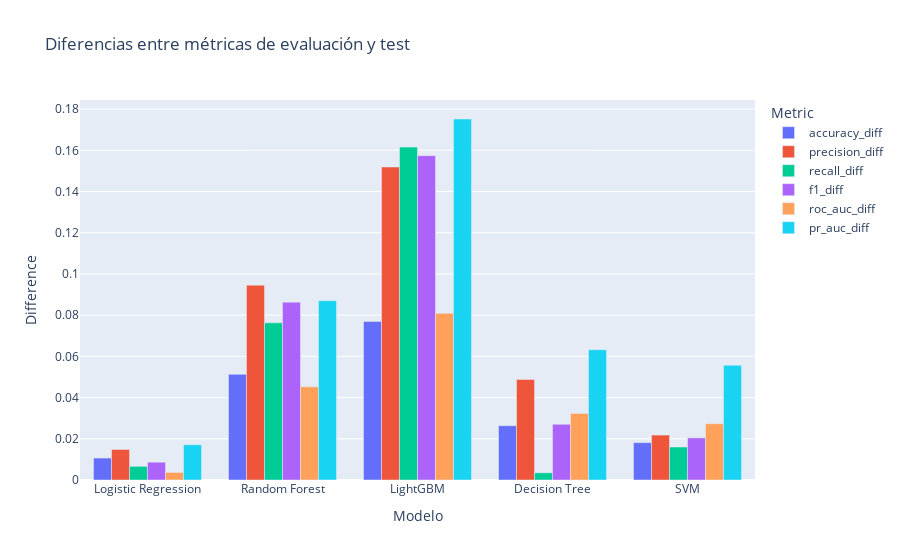
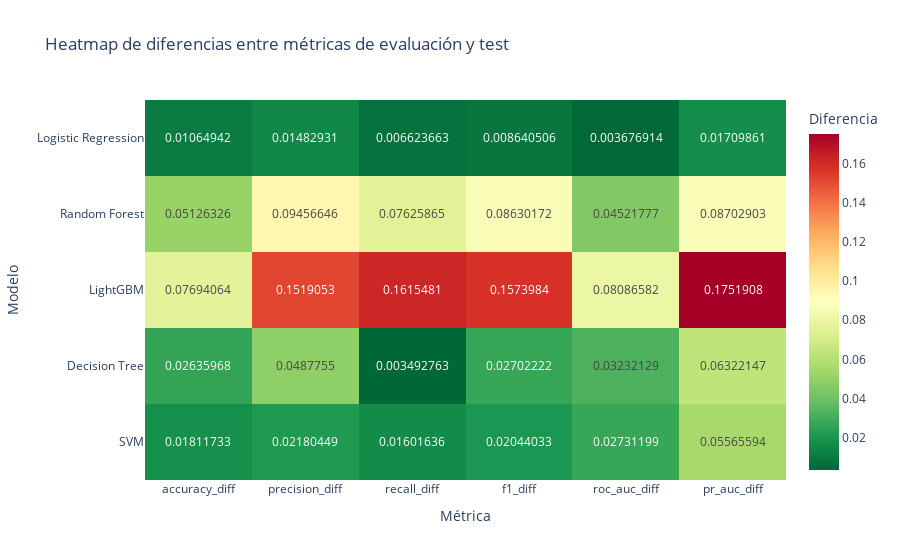

Notebook source saved alongside these figures, in order:
### Code cell
plot_metric_differences(validacion,test)

### Figure 1 — Plotly figure (JSON) as saved in the notebook; plotly's stock layout.template omitted (floating-point values rounded to 4 significant figures)
{"data": [{"alignmentgroup": "True", "hovertemplate": "Metric=accuracy_diff<br>Modelo=%{x}<br>Difference=%{y}<extra></extra>", "legendgroup": "accuracy_diff", "marker": {"color": "#636efa", "pattern": {"shape": ""}}, "name": "accuracy_diff", "offsetgroup": "accuracy_diff", "orientation": "v", "showlegend": true, "textposition": "auto", "type": "bar", "x": ["Logistic Regression", "Random Forest", "LightGBM", "Decision Tree", "SVM"], "xaxis": "x", "y": [0.01065, 0.05126, 0.07694, 0.02636, 0.01812], "yaxis": "y"}, {"alignmentgroup": "True", "hovertemplate": "Metric=precision_diff<br>Modelo=%{x}<br>Difference=%{y}<extra></extra>", "legendgroup": "precision_diff", "marker": {"color": "#EF553B", "pattern": {"shape": ""}}, "name": "precision_diff", "offsetgroup": "precision_diff", "orientation": "v", "showlegend": true, "textposition": "auto", "type": "bar", "x": ["Logistic Regression", "Random Forest", "LightGBM", "Decision Tree", "SVM"], "xaxis": "x", "y": [0.01483, 0.09457, 0.1519, 0.04878, 0.0218], "yaxis": "y"}, {"alignmentgroup": "True", "hovertemplate": "Metric=recall_diff<br>Modelo=%{x}<br>Difference=%{y}<extra></extra>", "legendgroup": "recall_diff", "marker": {"color": "#00cc96", "pattern": {"shape": ""}}, "name": "recall_diff", "offsetgroup": "recall_diff", "orientation": "v", "showlegend": true, "textposition": "auto", "type": "bar", "x": ["Logistic Regression", "Random Forest", "LightGBM", "Decision Tree", "SVM"], "xaxis": "x", "y": [0.006624, 0.07626, 0.1615, 0.003493, 0.01602], "yaxis": "y"}, {"alignmentgroup": "True", "hovertemplate": "Metric=f1_diff<br>Modelo=%{x}<br>Difference=%{y}<extra></extra>", "legendgroup": "f1_diff", "marker": {"color": "#ab63fa", "pattern": {"shape": ""}}, "name": "f1_diff", "offsetgroup": "f1_diff", "orientation": "v", "showlegend": true, "textposition": "auto", "type": "bar", "x": ["Logistic Regression", "Random Forest", "LightGBM", "Decision Tree", "SVM"], "xaxis": "x", "y": [0.008641, 0.0863, 0.1574, 0.02702, 0.02044], "yaxis": "y"}, {"alignmentgroup": "True", "hovertemplate": "Metric=roc_auc_diff<br>Modelo=%{x}<br>Difference=%{y}<extra></extra>", "legendgroup": "roc_auc_diff", "marker": {"color": "#FFA15A", "pattern": {"shape": ""}}, "name": "roc_auc_diff", "offsetgroup": "roc_auc_diff", "orientation": "v", "showlegend": true, "textposition": "auto", "type": "bar", "x": ["Logistic Regression", "Random Forest", "LightGBM", "Decision Tree", "SVM"], "xaxis": "x", "y": [0.003677, 0.04522, 0.08087, 0.03232, 0.02731], "yaxis": "y"}, {"alignmentgroup": "True", "hovertemplate": "Metric=pr_auc_diff<br>Modelo=%{x}<br>Difference=%{y}<extra></extra>", "legendgroup": "pr_auc_diff", "marker": {"color": "#19d3f3", "pattern": {"shape": ""}}, "name": "pr_auc_diff", "offsetgroup": "pr_auc_diff", "orientation": "v", "showlegend": true, "textposition": "auto", "type": "bar", "x": ["Logistic Regression", "Random Forest", "LightGBM", "Decision Tree", "SVM"], "xaxis": "x", "y": [0.0171, 0.08703, 0.1752, 0.06322, 0.05566], "yaxis": "y"}], "layout": {"barmode": "group", "legend": {"title": {"text": "Metric"}, "tracegroupgap": 0}, "title": {"text": "Diferencias entre métricas de evaluación y test"}, "xaxis": {"anchor": "y", "domain": [0, 1], "title": {"text": "Modelo"}}, "yaxis": {"anchor": "x", "domain": [0, 1], "title": {"text": "Difference"}}}}

### Figure 2 — Plotly figure (JSON) as saved in the notebook; plotly's stock layout.template omitted (floating-point values rounded to 4 significant figures)
{"data": [{"coloraxis": "coloraxis", "hovertemplate": "Métrica: %{x}<br>Modelo: %{y}<br>Diferencia: %{z}<extra></extra>", "name": "0", "texttemplate": "%{z}", "type": "heatmap", "x": ["accuracy_diff", "precision_diff", "recall_diff", "f1_diff", "roc_auc_diff", "pr_auc_diff"], "xaxis": "x", "y": ["Logistic Regression", "Random Forest", "LightGBM", "Decision Tree", "SVM"], "yaxis": "y", "z": [[0.01065, 0.01483, 0.006624, 0.008641, 0.003677, 0.0171], [0.05126, 0.09457, 0.07626, 0.0863, 0.04522, 0.08703], [0.07694, 0.1519, 0.1615, 0.1574, 0.08087, 0.1752], [0.02636, 0.04878, 0.003493, 0.02702, 0.03232, 0.06322], [0.01812, 0.0218, 0.01602, 0.02044, 0.02731, 0.05566]]}], "layout": {"coloraxis": {"colorbar": {"title": {"text": "Diferencia"}}, "colorscale": [[0, "rgb(0,104,55)"], [0.1, "rgb(26,152,80)"], [0.2, "rgb(102,189,99)"], [0.3, "rgb(166,217,106)"], [0.4, "rgb(217,239,139)"], [0.5, "rgb(255,255,191)"], [0.6, "rgb(254,224,139)"], [0.7, "rgb(253,174,97)"], [0.8, "rgb(244,109,67)"], [0.9, "rgb(215,48,39)"], [1, "rgb(165,0,38)"]]}, "title": {"text": "Heatmap de diferencias entre métricas de evaluación y test"}, "xaxis": {"anchor": "y", "domain": [0, 1], "title": {"text": "Métrica"}}, "yaxis": {"anchor": "x", "autorange": "reversed", "domain": [0, 1], "title": {"text": "Modelo"}}}}
